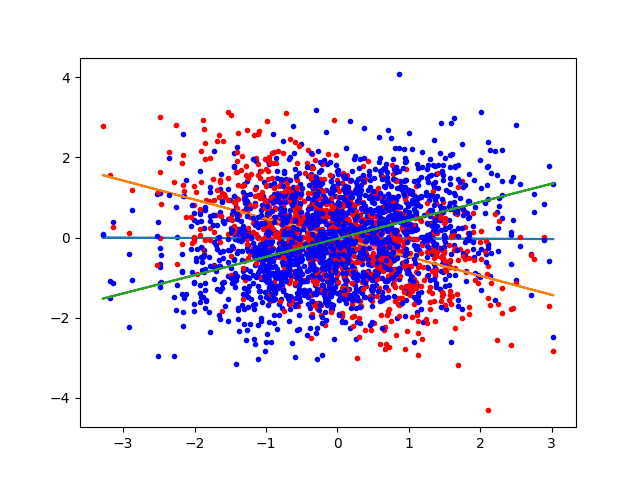

The Python source for this figure:
#!/usr/plocal/bin/python3
import numpy as np
import scipy.stats as stats
import matplotlib.pyplot as plt

sigma = 1.0
N = 1000
slope = 0.5
x = np.random.normal(0,sigma,N)
y = np.random.normal(0,sigma,N)
yc = np.random.normal(0,sigma,N) + slope * x
ya = np.random.normal(0,sigma,N) - slope * x

a = stats.linregress(x, y)
b = stats.linregress(x, ya)
c = stats.linregress(x, yc)

print('slope:', a[0], b[0], c[0])
print('intercept', a[1], b[1], c[1])
print('p_values:', a[3], b[3], c[3])

plt.plot(x, y,'b.')
plt.plot(x, a[0]*x+a[1])
plt.plot(x, ya, 'r.')
plt.plot(x, b[0]*x+b[1])
plt.plot(x, yc,'b.')
plt.plot(x, c[0]*x+c[1])
plt.savefig('linregress.png')
#plt.show()
